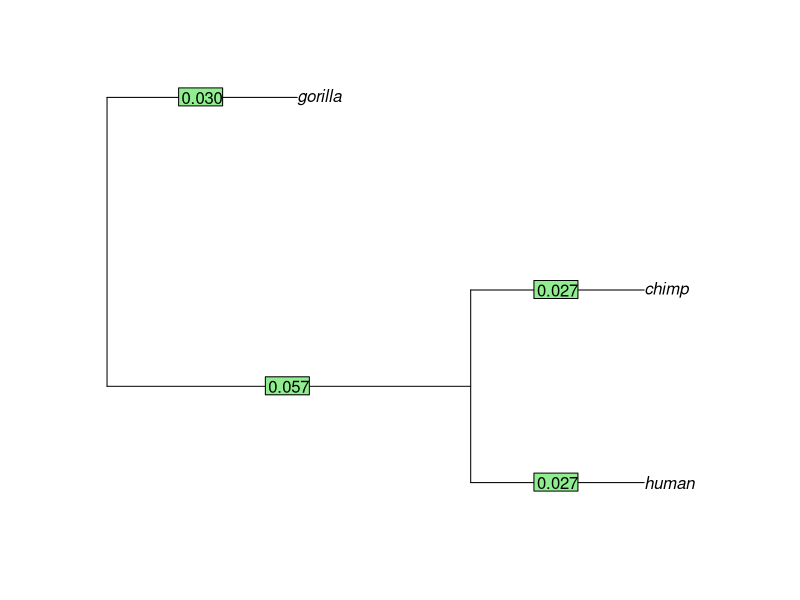

Write the R code that produced this figure.
#########################################################
#######        COMPUTATIONAL BIOLOGY         ############
#######             HOMEWORK 3               ############
#########################################################
#                                                       #
# Reconstruct the phylogenetic tree of given sequences  #
# using UPGMA with hamming, JC69, K80 distances.        #
#                                                       #
#########################################################
#########################################################

library(ape)

transform_to_phylo = function(sequences, named_edges, edge_lengths, node_description) {
    # Produce a tree of the phylo class from the matrix of edges, vector of lengths and
    # the dataframe  containing node descriptions.
    #    sequences: a list of the original sequences;
    #    named_edges: an Mx2 matrix of pairs of nodes connected by an edge,
    #                 where the M rows are the different edges and the 2 columns
    #                 are the parent node and the child node of an edge.
    #    edge_lengths: a vector of length M of the corresponding edge lengths.
    #    node_description: a data frame of the node descriptions as defined in
    #                      initialize_node_description and extended by the upgma code.
    
    edges = named_edges
    for (name in rownames(node_description)) {
        index = which(rownames(node_description) == name)
        edges[which(edges == name)] = as.numeric(index)
    }
    edges = matrix(as.numeric(edges), ncol = 2)
    
    edges[which(edges > length(sequences))] = - edges[which(edges > length(sequences))]
    root = setdiff(edges[,1], edges[,2])
    edges[which(edges==root)] = length(sequences) + 1
    
    k = length(sequences) + 2
    for(x in unique(edges[which(edges < 0)])) {
        edges[which(edges==x)] = k
        k = k + 1
    }
    
    tree = list()
    class(tree) = "phylo"
    tree$edge = edges
    tree$edge.length = edge_lengths
    tree$Nnode = as.integer(length(sequences) - 1)
    tree$tip.label = names(sequences)
    
    # Return the tree in the form of the phylo class from ape
    return(tree)
}

plot_tree = function(tree) {
    # Plot the phylogenetic tree with node labels and edge lengths.
    #    tree: an object of class phylo from the ape package

    plot(tree)
    edgelabels(format(tree$edge.length, digits = 2))
}

initialize_node_description = function(sequences) {
    # Initialize the structure that will hold node descriptions.
    # The created structure is a data frame where the rows are node names, and the columns are
    # node_height -- distance from the node to any tip in the ultrametric tree, and
    # node_size -- number of tips that this node is ancestral to.
    #    sequences: a list of the original sequences;

    N = length(sequences)
    node_names = names(sequences)
    node_sizes = rep(1, times = N)
    node_heights = rep(0, times = N)
    node_description = data.frame(node_sizes, node_heights)
    rownames(node_description) = node_names

    # Return a data frame that contains information on currently existing tip nodes.
    # node_description: a dataframe containing information on the currently existing nodes.
    #                   The row names are the names of the currently existing tips, i.e.
    #                   are the same as the names in the sequence list, node_height is
    #                   0 and node_size is 1 as the all the currently existing nodes are tips.
    return(node_description)
}

add_new_node = function(node_description, merging_nodes) {
    # Add new merged node to the node description data frame.
    # The new node is a combination of the nodes supplied in the merging_nodes,
    # e.g. if one needs to merge nodes "bird" and "fish", the new node in the
    # dataframe will be called "bird.fish".
    #    node_description: the dataframe created by initialize_node_description, containing
    #                      current node sizes and node heights
    #    merging_nodes: a vector of two names of the nodes being merged

    new_node_name = paste(merging_nodes, collapse = ".")
    new_node_row = data.frame(node_sizes = 0, node_heights = 0)
    rownames(new_node_row) = new_node_name
    new_node_description = rbind(node_description, new_node_row)
    
    # Return the node_description dataframe with a row for the new node added, and
    # the new node name.
    #    node_description: the dataframe where the rows are labelled by current nodes and columns
    #                      contain the node heights and sizes.
    #    new_node_name: the name of the newly added node, created from names in merging_nodes.
    return(list(node_description = new_node_description, new_node_name = new_node_name))
}

#########################################################
######    Code above this should not be changed   #######
#########################################################

get_hamming_distance = function(sequence1, sequence2) {
  # Compute the Hamming distance between two sequences.
  #    sequence1: first sequence 
  #    sequence2: second sequence
  
  distance = 0
  for (i in seq(nchar(sequence1))) {
    if (substr(sequence1, i,i) != substr(sequence2, i,i)) {
      distance = distance + 1
    }
  }
  # Return the numerical value of the distance
  return(distance)
}

get_JC69_distance = function(sequence1, sequence2) {
    # Compute the JC69 distance between two sequences.
    #    sequence1: first sequence
    #    sequence2: second sequence

    distance = -(3/4)*log(1-(4/3)*(get_hamming_distance(sequence1 = sequence1, sequence2 = sequence2)/nchar(sequence1)))

    # Return the numerical value of the distance
    return(distance)
}

get_K80_distance = function(sequence1, sequence2) {
    # Compute the K80 distance between two sequences.
    #    sequence1: first sequence
    #    sequence2: second sequence
    S = 0
    V = 0
    
    for (i in seq(nchar(sequence1))) {
      if ((substr(sequence1, i,i) == "T" & substr(sequence2, i,i) == "C") | (substr(sequence1, i,i) == "C" & substr(sequence2, i,i) == "T") | 
          (substr(sequence1, i,i) == "A" & substr(sequence2, i,i) == "G") | (substr(sequence1, i,i) == "G" & substr(sequence2, i,i) == "A")) {
        S = S + 1
      }
      # All other subsitutions are transversions
      else if (substr(sequence1, i,i) != substr(sequence2, i,i)) {
        V = V + 1
      }
    }
    S = S / nchar(sequence1)
    V = V / nchar(sequence1)
    distance = -(0.5)*log(1-2*S-V)-0.25*log(1-2*V)
    # Return the numerical value of the distance
    return(distance)
}

compute_initial_distance_matrix = function(sequences, distance_measure) {
    # Compute the initial distance matrix using one of the distance measures.
    # The matrix is of dimension NxN, where N is the number of sequences.
    # The matrix columns and rows should be labelled with tip names, each row and column
    # corresponding to the appropriate sequence.
    # The matrix can be filled completely (i.e symmetric matrix) or only the upper half
    # (as shown in the lecture).
    # The diagonal elements of the matrix should be Inf.
    #    sequences: the sequence alignment in the form of a list of species names and 
    #               the associated genetic sequences
    #    distance_measure: a string indicating whether the 'hamming', 'JC69' or 'K80' 
    #                      distance measure should be used
  
    N <- length(sequences)
    distance_matrix <- matrix(nrow = N, ncol = N)
    diag(distance_matrix) <- Inf
    rownames(distance_matrix) <- names(sequences)
    colnames(distance_matrix) <- names(sequences)
    
    for (i in seq(N)) {
      for (j in seq(N)) {
        if (i != j) {
          if (distance_measure == "hamming") {
            distance_matrix[i, j] = get_hamming_distance(sequences[i], sequences[j])  
          }
          if (distance_measure == "JC69") {
            distance_matrix[i, j] = get_JC69_distance(sequences[i], sequences[j])  
          }
          if (distance_measure == "K80") {
            distance_matrix[i, j] = get_K80_distance(sequences[i], sequences[j])  
          } 
        }
      }
    }

    # Return the NxN matrix of inter-sequence distances with Inf on the diagonal
    return(distance_matrix)
}

get_merge_node_distance = function(node_description, distance_matrix, merging_nodes, existing_node) {
    # Compute the new distance between the newly created merge node and an existing old node in the tree
    #    node_description: a dataframe containing information on the currently existing nodes
    #    distance_matrix: the matrix of current distances between nodes
    #    merging_nodes: a vector of two node names that are being merged in this step
    #    existing_node: one of the previously existing nodes, not included in the new node
  
    new_distance = ((distance_matrix[merging_nodes[1], existing_node[1]]*node_description[merging_nodes[1],"node_sizes"]) + 
                      (distance_matrix[merging_nodes[2], existing_node[1]]*node_description[merging_nodes[2],"node_sizes"]))/
      (node_description[merging_nodes[1],"node_sizes"]+node_description[merging_nodes[2],"node_sizes"]) 
    
    # (node_description[merging_nodes[1],"node_sizes"]+node_description[existing_node[1],"node_sizes"]) ## WEIGHTS
    
    
    # Returns the distance between the newly created merge node and the existing node
    return(new_distance)
}

update_distance_matrix = function(node_description, distance_matrix, merging_nodes, new_node_name) {
    # Update the distance matrix given that two nodes are being merged.
    #    node_description: a dataframe containing information on the currently existing nodes
    #    distance_matrix: the current distance matrix that needs to be updated
    #    merging_nodes: a vector of two node names that need to be merged in this step
    #    new_node_name: the name with which the merged node should be labelled
    # The resulting matrix should be one column and one row smaller, i.e. if the given distance matrix
    # was MxM, then the updated matrix will be M-1xM-1, where the 2 rows and cols represent the separate
    # nodes undergoing the merge are taken out and a new row and col added that represents the new node.
  
    updated_distance_matrix = matrix(nrow = dim(distance_matrix)[1]-1, ncol = dim(distance_matrix)[1]-1)
    # rownames(updated_distance_matrix) = row.names(node_description)
    # colnames(updated_distance_matrix) = row.names(node_description)
    colrow_names_updated = 
    index = 0  
    for (i in rownames(distance_matrix)) {
      if (!(i %in% merging_nodes)) {
        index = index + 1
        colrow_names_updated[index] = i
      }
    }
    
    colrow_names_updated[index+1] = new_node_name
    
    rownames(updated_distance_matrix) = colrow_names_updated 
    colnames(updated_distance_matrix) = colrow_names_updated
    
    # Fill existing values
    for (i in rownames(distance_matrix)){
      for (j in rownames(distance_matrix)) {
        if (i != j & !(i %in% merging_nodes) & !(j %in% merging_nodes)) {
          updated_distance_matrix[i, j] = distance_matrix[i, j] 
        } 
        else if (i %in% merging_nodes & !(j %in% merging_nodes)) { 
          existing_node = j
          updated_distance_matrix[new_node_name, j] = get_merge_node_distance(node_description, distance_matrix, merging_nodes, existing_node)
        }
        else if (j %in% merging_nodes & !(i %in% merging_nodes)) { 
          existing_node = i
          updated_distance_matrix[i, new_node_name] = get_merge_node_distance(node_description, distance_matrix, merging_nodes, existing_node)
        }
      }
    }
    
    diag(updated_distance_matrix) <- Inf
    # Returns the updated matrix of cluster distances
    return(updated_distance_matrix)
}

upgma_one_step = function(node_description, distance_matrix, edges, edge_lengths) {
    # Performs one step of the upgma algorithm, i.e. the nodes with the smallest distance are merged, 
    # the node height of the new node is calculated and the distance matrix is newly calculated.
    # Values that are expected to be returned are listed below.
    #    node_description: a dataframe containing information on the currently existing nodes
    #    distance_matrix: the current distance matrix that needs to be updated (OxO)
    #    edges: an Mx2 matrix of pairs of nodes connected by an edge, where the M rows are the different
    #           edges and the 2 columns are the parent node and the child node of an edge.
    #    edge_lengths: a vector of length M of the corresponding edge lengths.
  
    m1 = rownames(distance_matrix)[which(distance_matrix == min(distance_matrix), arr.ind = TRUE)[1]]
    m2 = colnames(distance_matrix)[which(distance_matrix == min(distance_matrix), arr.ind = TRUE)[2]]
    
    merging_nodes = c(m1, m2)
    
    node_description = add_new_node(node_description, merging_nodes)
    new_node_name = node_description$new_node_name
    node_description = node_description$node_description
    length_previous_nodes = sum(edge_lengths)/2
    edges = rbind(edges, c(new_node_name, m1))
    edges = rbind(edges, c(new_node_name, m2))
    edge_lengths = c(edge_lengths, distance_matrix[m1, m2]/2)
    edge_lengths = c(edge_lengths, distance_matrix[m1, m2]/2 - length_previous_nodes)
    
    node_description[new_node_name, "node_sizes"] = node_description[m1, "node_sizes"] + node_description[m2, "node_sizes"]
    node_description[new_node_name, "node_heights"] = max(edge_lengths)
    distance_matrix = update_distance_matrix(node_description, distance_matrix, merging_nodes, new_node_name)
    # Return the updated distance matrix, edge description matrix, edge length vector and 
    # node_description data frame
    #    node_description: data frame containing sizes and heights of all nodes 
    #        (to be updated using add_new_node())
    #    distance_matrix: the updated matrix of distances between nodes (O-1xO-1)
    #    edges: an Mx2 matrix of pairs of nodes connected by an edge, where the M rows are
    #    the different edges and the 2 columns are the parent node and the child node of an edge.
    #    edge_lengths: a vector of length M of the corresponding edge lengths.
    print(list(node_description = node_description, distance_matrix = distance_matrix,
               edges = edges, edge_lengths = edge_lengths))
    return(list(node_description = node_description, distance_matrix = distance_matrix,
                edges = edges, edge_lengths = edge_lengths))
}

build_upgma_tree = function(sequences, distance_measure) {
    # Build the tree from given sequences using the UPGMA algorithm.
    #    sequences: the sequences in the format of a list of species names and the associated genetic 
    #               sequences
    #    distance_measure: a string indicating whether the 'hamming', 'JC69' or 'K80' distance measure
    #                      should be used
    N <- length(sequences)
    node_description <- initialize_node_description(sequences)
    edges <- matrix(nrow = 0, ncol = 2)
    edge_lengths <- vector(mode = "numeric", length = 0)
    
    distance_matrix = compute_initial_distance_matrix(sequences, distance_measure)
    
    while (dim(distance_matrix)[1] > 3) {
      result = upgma_one_step(node_description, distance_matrix, edges, edge_lengths) 
      edges = result$edges 
      edge_lengths = result$edge_lengths
      node_description = result$node_description
      distance_matrix = result$distance_matrix
    }
  
    # Return the UPGMA tree of sequences
    tree <- transform_to_phylo(sequences, edges, edge_lengths, node_description)
    return(tree)
}

test_tree_building = function() {
    sequences <- list(orangutan = "TCACACCTAAGTTATATCTATATATAATCCGGGCCGGG",
                     chimp = "ACAGACTTAAAATATACATATATATAATCCGGGCCGGG",
                     human = "AAAGACTTAAAATATATATATATATAATCCGGGCCGGG",
                     gorilla = "ACACACCCAAAATATATATATATATAATCCGGGCCGGG",
                     unicorn = "ACACACCCAAAATATATACGCGTATAATCCGGGCCGAA")
    distance_measure <- 'hamming'
    distance_measure <- 'JC69'
    distance_measure <- 'K80'

    tree <- build_upgma_tree(sequences, distance_measure)
    plot_tree(tree)
}

test_tree_building()